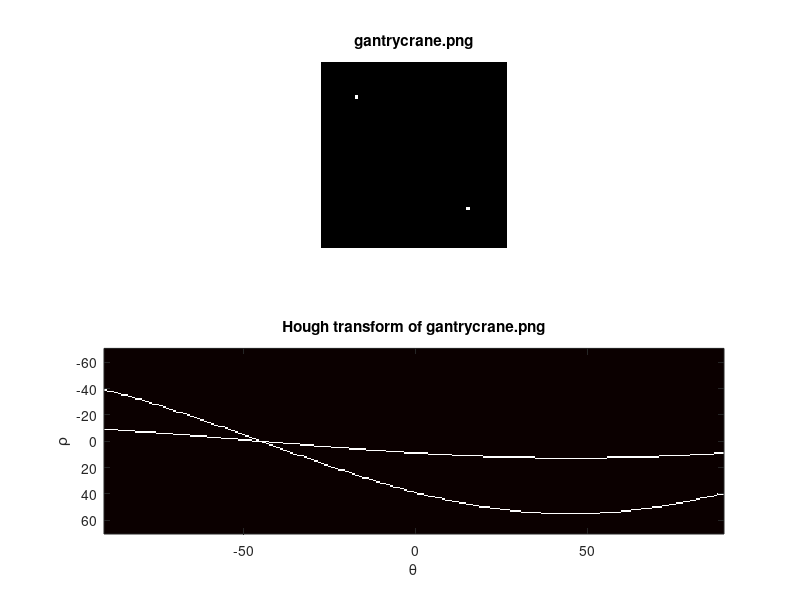

Here is the MATLAB script that generated this plot:
close all;clc;clear;
% RGB = imread('gantrycrane.png');
% I  = im2gray(RGB);
% BW = edge(I,'canny');
% [H,T,R] = hough(BW,'RhoResolution',0.5,'Theta',-90:0.5:89);
BW=zeros(50,50);
BW(10,10)=1;
BW(40,40)=1;
% BW(10,10:40)=1;
% BW(40,10:40)=1;

[H,T,R] = hough(BW);
subplot(2,1,1);
imshow(BW);
title('gantrycrane.png');
hold on;
mx=max(max(H));% find the max score location
[y,x]=find(H==mx);
subplot(2,1,2);
imshow(imadjust(rescale(H)),'XData',T,'YData',R,...
      'InitialMagnification','fit');
title('Hough transform of gantrycrane.png');
xlabel('\theta'), ylabel('\rho');
axis on, axis normal, hold on;
colormap(gca,hot);
